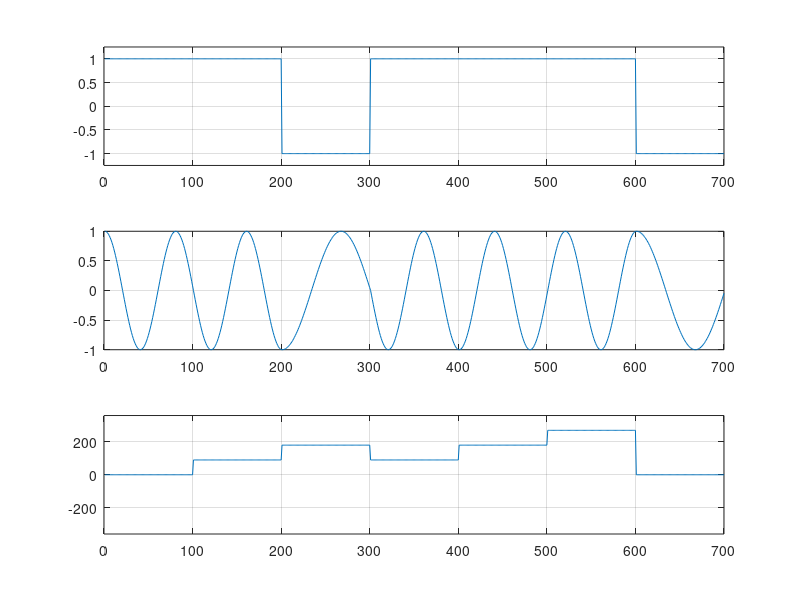

MATLAB code to generate this figure:
%%%%%%%%%%%%%%%%%%%%%%%%%%%%%%%%%%%%%%%%%%%%%
% Creative Commons
% Attribution-Noncommercial 2.5 India
% You are free:
% to Share — to copy, distribute and transmit the work
% to Remix — to adapt the work
% Under the following conditions:
% Attribution. You must attribute the work in the manner
% specified by the author or licensor (but not in any way
% that suggests that they endorse you or your use of the work).
% Noncommercial. You may not use this work for commercial purposes.
% For any reuse or distribution, you must make clear to others the
% license terms of this work. The best way to do this is with a
% link to this web page.
% Any of the above conditions can be waived if you get permission
% from the copyright holder.
% Nothing in this license impairs or restricts the author's moral rights.
% http://creativecommons.org/licenses/by-nc/2.5/in/

% Author	: Krishna
% Email		: krishna@dsplog.com
% Version	: 1.0
% Date		: 18 January 2008
% %%%%%%%%%%%%%%%%%%%%%%%%%%%%%%%%%%%%%%%%%%%%%%%%%%%%%%%%%%

% script for generting transmit waveforms in a minimum shift
% keying, a form of continuous phase frequency shift keying

clear all
close all

rand('seed',777); % initializing the random state
N = 7; % number of bits
ipBin = rand(1,N) > 0.5; % binary 0's and 1's

fs = 100;
fc = 1;
T = 1;

ts = [0:1/fs:T]; % generting the sampling instants
ts = ts(1:end-1);
tsR = kron(ones(1,N),ts);

ip =  2*ipBin-1; % converting 0's to -1, 1's to 1

% generating two frequencies corresponding to 0 and 1
% 0 --> fc - 1/4T
% 1 --> fc + 1/4T
fm = ip/(4*T);
fmR = kron(fm,ones(1,fs)); % repeating

% genertaing the phase
theta = pi/2*filter([0 1],[1 -1],ip);
thetaR = kron(theta,ones(1,fs)); % repeating

xt = cos(2*pi*(fc+fmR).*tsR + thetaR );

% plotting
subplot(3,1,1),plot(kron(ip,ones(1,fs)));
axis([0 N*fs -1.25 1.25]);grid on
subplot(3,1,2), plot(xt);
axis([0 N*fs -1 1]);grid on
subplot(3,1,3),plot(kron(mod(theta*180/pi,360),ones(1,fs)))
axis([0 N*fs -360 360]);grid on
